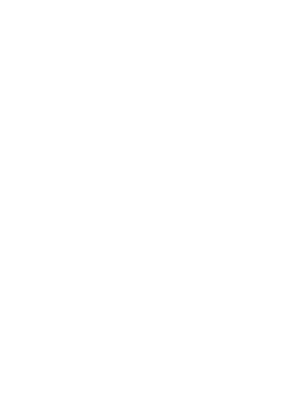
Frame 1 (no input)
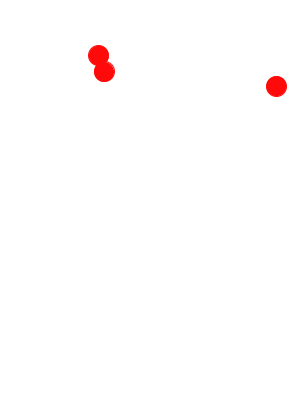
Frame 60 (the mouse pressed at the canvas centre just before this capture)
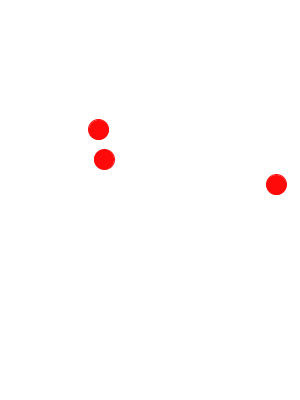
Frame 120 (the mouse held since frame 60 and released just before this capture)

The Processing sketch that drew these frames (run headless with seeded random() and noise(); from frame 60 on, the mouse is pressed at the canvas centre):

// Processing sketch: sketch_140617_1
// ── sketch_140617_1.pde
float[] x;
float[] y;
float[] v;
int radius;
void setup(){
  size(300,400);
  smooth();
  radius = 10;
  x = new float[3];
  y = new float[3];
  v = new float[3];
  for(int i = 0; i < 3; i++){
    v[i] = random(1,2);
    y[i] = -random(radius,2*radius);
    x[i] = random(radius,width-radius);
 }
}

void draw(){
  background(255);
  
  for(int i = 0; i < 3;i++){
    y[i] = y[i]+v[i];
    if(y[i] -radius > height){
      x[i] = random(radius,width-radius);
      y[i] = -random(radius,2*radius);
    }
    stroke(255,10,10);
    fill(255,10,10);
    ellipse(x[i],y[i],2*radius,2*radius);
  }
}
